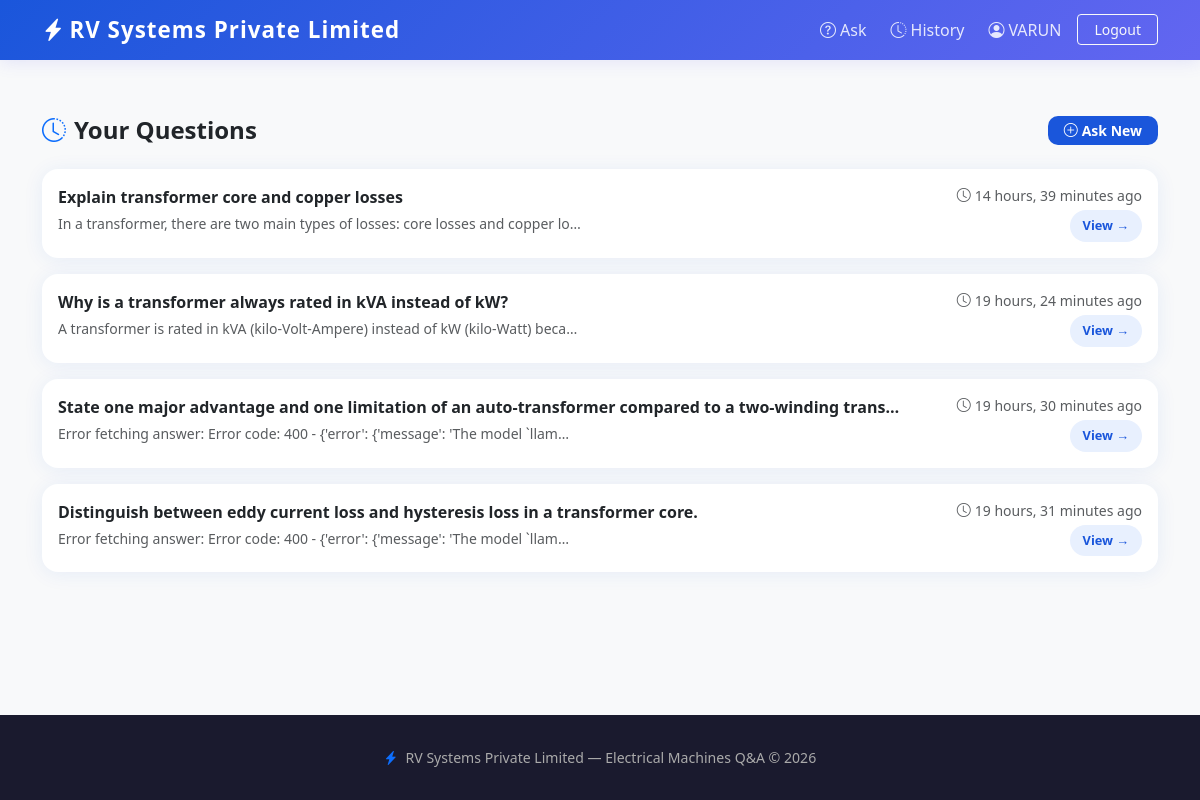
Page /history/ (signed in) on the committed database.
### qa/models.py (models this page shows, shortened)
class Question(models.Model):
    user = models.ForeignKey(User, on_delete=models.CASCADE, related_name='questions')
    question = models.TextField()
    answer = models.TextField(blank=True, default='')
    created_at = models.DateTimeField(auto_now_add=True)
    class Meta:
        ordering = ['-created_at']

### qa/views.py (the view)
# urls.py: path('history/', views.history_view, name='history'),
@login_required
def history_view(request):
    questions = Question.objects.filter(user=request.user)
    return render(request, 'qa/history.html', {'questions': questions})

### templates/qa/history.html (shortened to what this page needs)
{% extends 'qa/base.html' %}
{% block content %}
<div class="container py-2 mt-5">
  <div class="d-flex justify-content-between align-items-center mb-4">
    <h4 class="fw-bold mb-0">
      <i class="bi bi-clock-history text-primary me-2"></i>Your Questions
    </h4>
    <a href="{% url 'ask' %}" class="btn btn-primary btn-sm px-3">
      <i class="bi bi-plus-circle me-1"></i>Ask New
    </a>
  </div>
  {% for q in questions %}
    <a href="{% url 'question_detail' q.pk %}" class="text-decoration-none">
      <div class="card p-3 mb-3 question-card">
        <div class="d-flex justify-content-between align-items-start">
          <div class="flex-grow-1 me-3">
            <p class="fw-semibold text-dark mb-1">
              {{ q.question|truncatechars:100 }}
            </p>
            <p class="text-muted small mb-0">
              {{ q.answer|truncatechars:80 }}
            </p>
          </div>
          <div class="text-end text-nowrap">
            <small class="text-muted d-block">
              <i class="bi bi-clock me-1"></i>{{ q.created_at|timesince }} ago
            </small>
            <span class="badge-q mt-1 d-inline-block">View →</span>
          </div>
        </div>
      </div>
    </a>
  {% endfor %}
</div>
{% endblock %}

### templates/qa/base.html (shortened to what this page needs)
<!DOCTYPE html>
<html lang="en">
<head>
  <link href="https://cdn.jsdelivr.net/npm/bootstrap@5.3.0/dist/css/bootstrap.min.css" rel="stylesheet">
  <link href="https://cdn.jsdelivr.net/npm/bootstrap-icons@1.11.0/font/bootstrap-icons.css" rel="stylesheet">
</head>
<body class="bg-light d-flex flex-column min-vh-100">
<nav class="navbar navbar-expand-lg navbar-dark">
  <div class="container">
    <a class="navbar-brand text-white" href="{% url 'home' %}">
      <i class="bi bi-lightning-charge-fill me-1"></i>RV Systems Private Limited
    </a>
    <div class="collapse navbar-collapse" id="nav">
      <ul class="navbar-nav ms-auto align-items-lg-center gap-2">
        {% if user.is_authenticated %}
          <li class="nav-item">
            <a class="nav-link" href="{% url 'ask' %}">
              <i class="bi bi-question-circle me-1"></i>Ask
            </a>
          </li>
          <li class="nav-item">
            <a class="nav-link" href="{% url 'history' %}">
              <i class="bi bi-clock-history me-1"></i>History
            </a>
          </li>
          <li class="nav-item">
            <span class="nav-link text-white-50">
              <i class="bi bi-person-circle me-1"></i>{{ user.username }}
            </span>
          </li>
          <li class="nav-item">
            <a class="btn btn-outline-light btn-sm px-3"
               href="{% url 'logout' %}">Logout</a>
          </li>
        {% endif %}
      </ul>
    </div>
  </div>
</nav>
<div class="flex-grow-1">
  {% block content %}{% endblock %}
</div>
<footer>
  <div class="container text-center ">
    <p class="mb-0">
      <i class="bi bi-lightning-charge-fill text-primary me-1"></i>
      RV Systems Private Limited — Electrical Machines Q&A &copy; 2026
    </p>
  </div>
</footer>
</body>
</html>

### templates/qa/base.html (style rules this page uses)
body { background: #f0f4ff; font-family: 'Segoe UI', sans-serif; }
.navbar-brand { font-weight: 800; font-size: 1.4rem; letter-spacing: 1px; }
.navbar { background: linear-gradient(135deg, #1a56db, #6366f1); box-shadow: 0 2px 16px rgba(99,102,241,0.15); }
.card { border: none; border-radius: 16px; box-shadow: 0 2px 20px rgba(26,86,219,0.08); }
.btn-primary { background: #1a56db; border: none; border-radius: 10px; font-weight: 600; }
.badge-q { background: #e8f0fe; color: #1a56db; font-size: .8rem; padding: .4rem .8rem; border-radius: 20px; font-weight: 600; }
.nav-link { color: rgba(255,255,255,0.85) !important; font-weight: 500; }
footer { background: #1a1a2e; color: #aaa; padding: 2rem 0; margin-top: 4rem; font-size: .88rem; }

### rows in the picture
Question: question "Explain transformer core and copper losses", answer "In a transformer, there are two main types of losses: core losses and copper lo…", created_at "14 hours, 39 minutes"
Question: question "Why is a transformer always rated in kVA instead of kW?", answer "A transformer is rated in kVA (kilo-Volt-Ampere) instead of kW (kilo-Watt) beca…", created_at "19 hours, 24 minutes"
Question: question "State one major advantage and one limitation of an auto-transformer compared to a two-winding trans…", answer "Error fetching answer: Error code: 400 - {'error': {'message': 'The model `llam…", created_at "19 hours, 30 minutes"
Question: question "Distinguish between eddy current loss and hysteresis loss in a transformer core.", answer "Error fetching answer: Error code: 400 - {'error': {'message': 'The model `llam…", created_at "19 hours, 31 minutes"

### other values in the picture
{{ user.username }} "VARUN"
